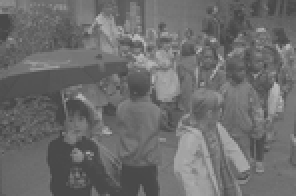
%> input picture pointwise_op_and_gamma/source/kids.tif, 148 x 98 px, shrunk from 366 x 242 before the run (shown 2 times larger)
$ octave sec2.m   (GNU Octave 9; MATLAB toolbox functions it lacks are replaced by stand-ins)
%> lines starting %> are read from the running program, lines starting %| are printed output that depends on the picture
%> further down, img is the input picture: size 98x148 uint8; min 65, max 188, mean 108.6
### pointwise_op_and_gamma/report/equalize.m
function [Z Y] = equalize(X)
	N = hist(X(:), [0:255]);
%> N = 256 values, max 406 at index 74, min 0 at index 1, mean 56.66
	Y = cumsum(N)/sum(N);
%> Y = 256 values from 0 to 1

	Ymin = Y(min(X(:)));
%> Ymin = 0
	Ymax = Y(max(X(:)));
%> Ymax = 1

	Z = uint8(255*((Y(X) - Ymin)/(Ymax - Ymin)));
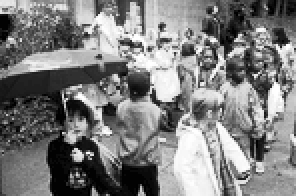
%> Z: size 98x148 uint8 (shown 2 times larger); min 0, max 255, mean 125.6
end

### pointwise_op_and_gamma/source/sec2.m
% Section 2
close all;
clear all;

img = imread('kids.tif');
[EqImg Cdf] = equalize(img);
%> Cdf = 256 values from 0 to 1
figure(1);
plot(Cdf);
xlabel('pixel intensity');
ylabel('$$\hat{F}_x(X_s)$$', 'Interpreter', 'Latex');
title('CDF for image kids.tif');
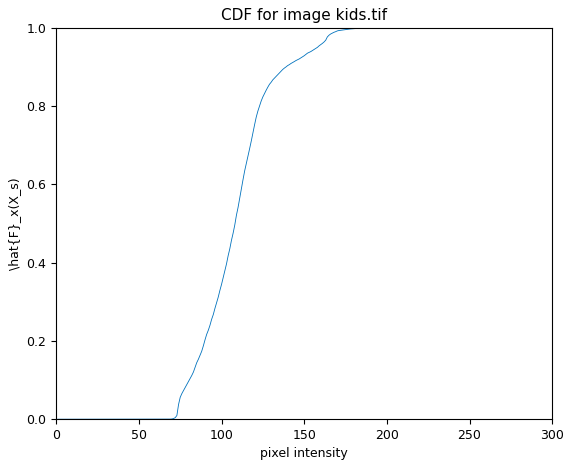
%> figure redrawn from the program's plot data; curve peaks at x = 189, y = 1
print('-dpng', '-r300', '../report/kids_cdf.png');
figure(2);
image(EqImg+1);
axis('image');
graymap = [0:255;0:255;0:255]'/255;
colormap(graymap);
print('-dpng', '-r300', '../report/kids_equ.png');
figure(3);
hist(EqImg(:),[0:255]);
xlabel('pixel intensity');
ylabel('number of pixels');
title('Histogram of equalized kids.tif');
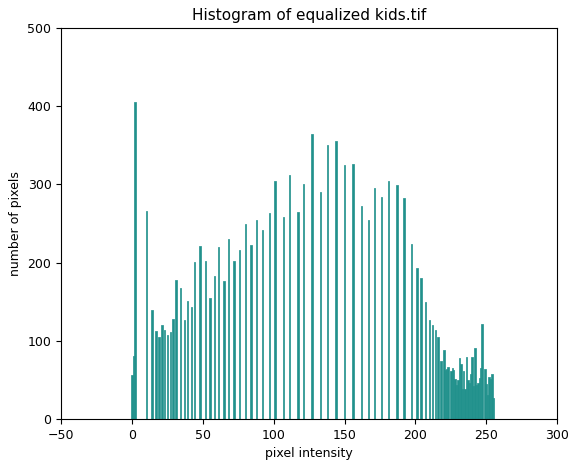
%> figure redrawn from the program's plot data; tallest bar 406 high, from x = 1.5 to 2.5
print('-dpng', '-r300', '../report/kids_equ_hist.png');
